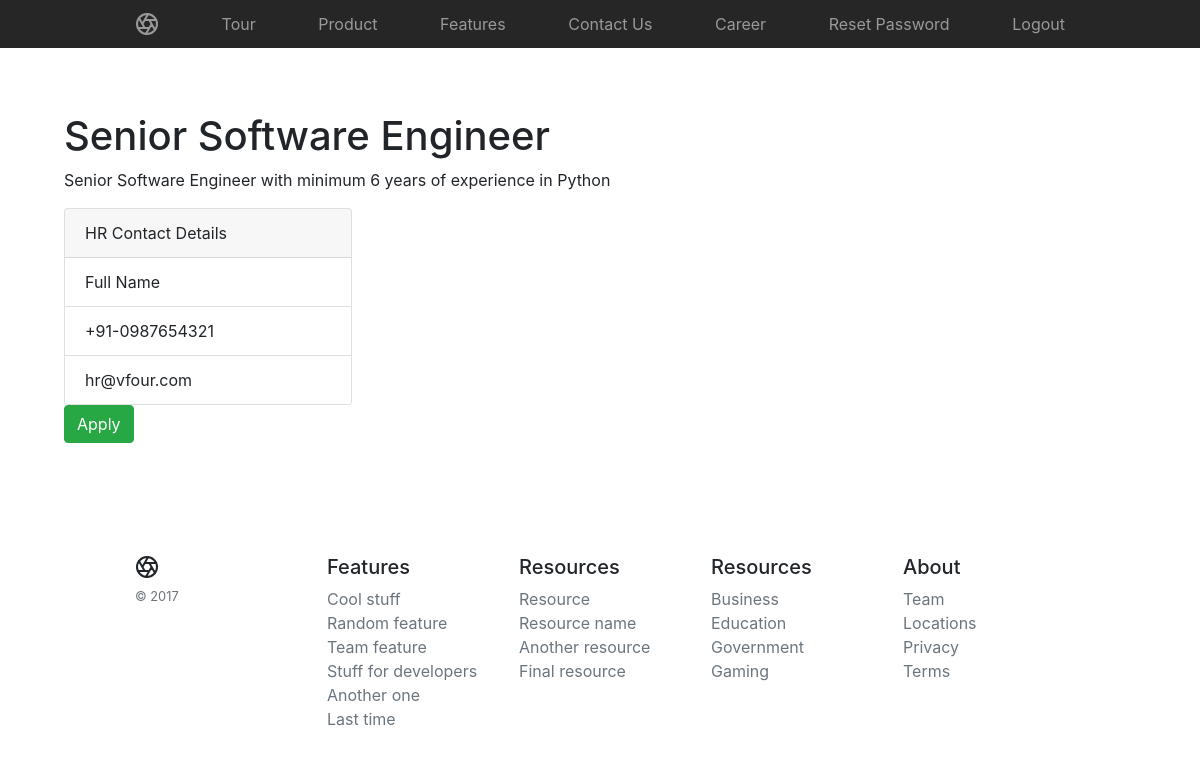
The page /jobs/2/ (signed in) on the database its author committed.
### jobs/models.py (models this page shows, shortened)
class Job(models.Model):
    title = models.CharField(max_length=256)
    description = models.TextField()
    experience = models.IntegerField(default=0)
    location = models.CharField(default='Bangalore', max_length=256)

### jobs/views.py (the view)
# urls.py: url(r'^(?P<pk>\d+)/', views.JobDetailView.as_view(), name='job_detail'),
class JobDetailView(PermissionRequiredMixin, DetailView):
    model = Job
    permission_required = ('jobs.view_job')

### jobs/templates/jobs/job_detail.html
{% extends 'base.html' %}
{% block body %}
<div class="row">
    <div class="col">
        <h1>{{job.title}}</h1>
        <p>{{job.description}}</p>
    </div>
</div>
<div class="row">
    <div class="col">
        <div class="card" style="width: 18rem;">
            <div class="card-header">
                HR Contact Details
            </div>
            <ul class="list-group list-group-flush">
                <li class="list-group-item">Full Name</li>
                <li class="list-group-item">+91-0987654321</li>
                <li class="list-group-item">hr@vfour.com</li>
            </ul>
        </div>
    </div>
</div>
<div class="row">
    <div class="col">
        <a href="#" class="btn btn-success">Apply</a>
    </div>
</div>
{% endblock %}

### rows shown on the page
Job: title "Senior Software Engineer", description "Senior Software Engineer with minimum 6 years of experience in Python"
